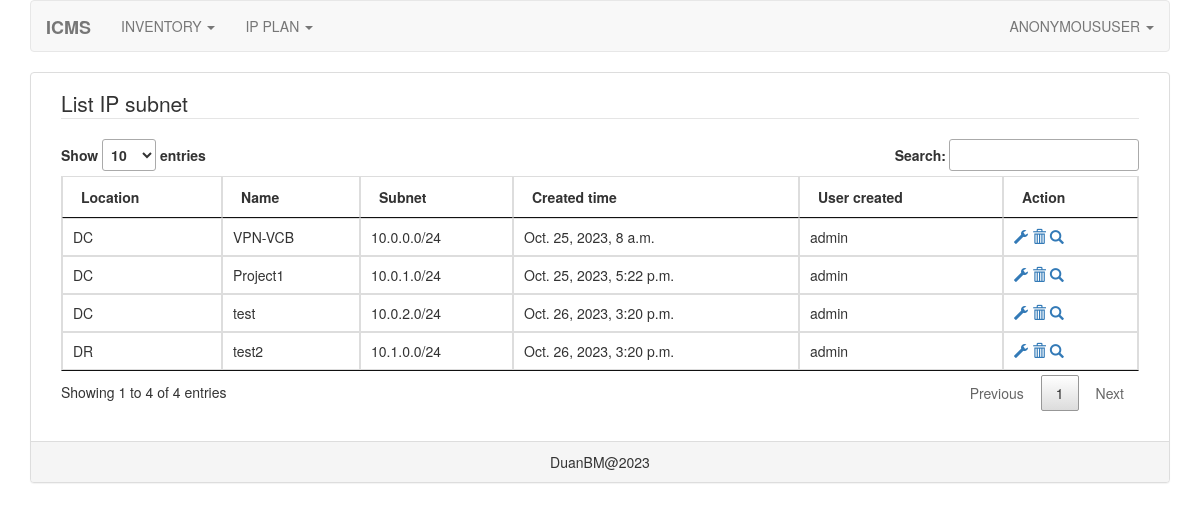
Page /ipplan/list-ip-subnet on the earlier database version.
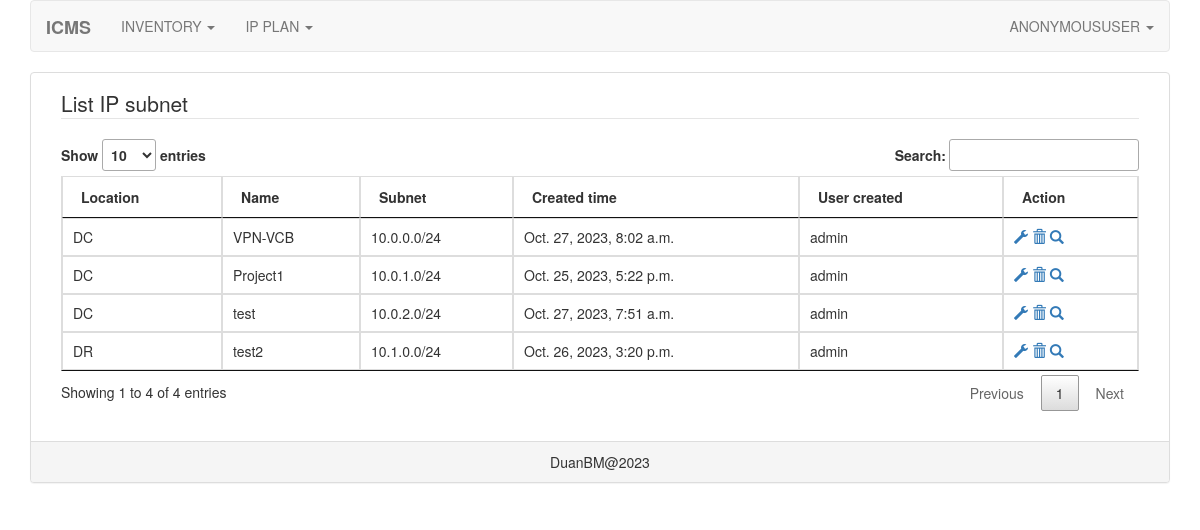
Same page on the later database version.
### ipplan/models.py (models this page shows, shortened)
class IpSubnet(models.Model):
    subnet = models.CharField(max_length=100, unique=True)
    name = models.CharField(max_length=100)
    location = models.ForeignKey('IpLocation', on_delete=models.CASCADE)
    description = models.CharField(max_length=1000)
    created_time = models.DateTimeField(auto_now=True)
    user_created = models.CharField(max_length=100)

class IpLocation(models.Model):
    location = models.CharField(max_length=100)
    regoin = models.ForeignKey('IpRegoin', on_delete=models.CASCADE)
    description = models.CharField(max_length=200)
    created_time = models.DateTimeField(auto_now=True)
    user_created = models.CharField(max_length=100)
    def __str__(self):
        return self.location

### ipplan/views.py (the view)
# urls.py: path('list-ip-subnet', IpSubnetListView.as_view()),
class IpSubnetListView(ListView):
    model = IpSubnet
    context_object_name = 'subnets'
    template_name = "list_ip_subnet.html"

### ipplan/templates/list_ip_subnet.html (shortened to what this page needs)
{% extends 'base.html' %}
{% block content %}
<div class="col-xs-12 col-sm-12 col-md-12 col-lg-12">
    <div class="form-group">
        <legend>List IP subnet</legend>
    </div>
    <div class="form-group">
        <div class="table-responsive">
            <table class="table table-hover table-bordered" id="list-ip-subnet-table">
                <thead>
                        <th>Location</th>
                        <th>Name</th>
                        <th>Subnet</th>
                        <th>Created time</th>
                        <th>User created</th>
                        <th>Action</th>
                </thead>
                <tbody>
                    {% for obj in subnets %}
                    <tr>
                        <td>{{ obj.location }}</td>
                        <td>{{ obj.name }}</td>
                        <td>{{ obj.subnet }}</td>
                        <td>{{ obj.created_time }}</td>
                        <td>{{ obj.user_created }}</td>
                        <td>
                            <a href="/ipplan/update-ip-subnet/{{obj.id}}"><span class="glyphicon glyphicon-wrench" aria-hidden="true"></span></a>
                            <a data-toggle="modal" href='#delete-ip-subnet-modal' id="{{ obj.id }}"><span class="glyphicon glyphicon-trash" aria-hidden="true"></span></a>
                            <a href="/ipplan/list-ip/{{ obj.id }}"><span class="glyphicon glyphicon-search" aria-hidden="true"></span></a>
                        </td>
                    </tr>
                    {% endfor %}
                </tbody>
            </table>
        </div>
    </div>
</div>
{% endblock content %}
{% block css %}
<link rel="stylesheet" href="/static/core/css/jquery-datatable.css">
{% endblock css %}

Differences in the rows shown:
changed IpSubnet "VPN-VCB": created_time "Oct. 25, 2023, 8 a.m." → "Oct. 27, 2023, 8:02 a.m."
changed IpSubnet "test": created_time "Oct. 26, 2023, 3:20 p.m." → "Oct. 27, 2023, 7:51 a.m."
